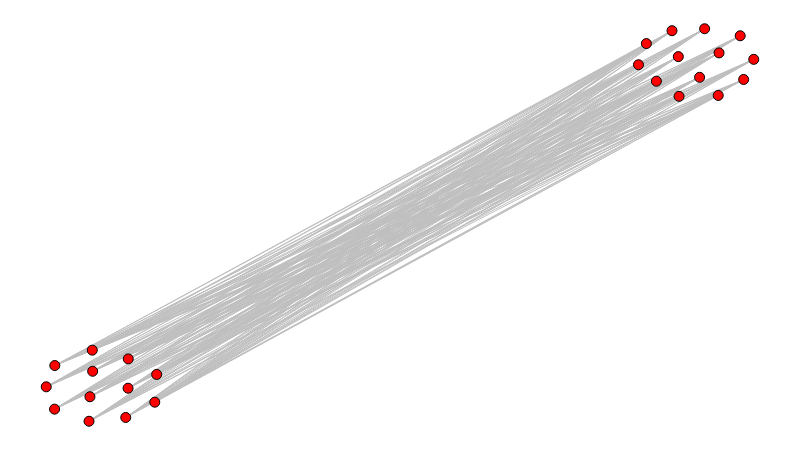

The cell this chart's notebook holds for it:
### Markdown cell above
Inversão da visualização:

### Code cell
def inver_show(g):
    cg = nx.complement(g)

    sn.reset_positions(cg)

    for n in g.nodes:
        g.nodes[n]['pos'] = cg.nodes[n]['pos']

    sn.show_graph(g)


inver_show(g)

### Figure 1 — Plotly figure (JSON) as saved in the notebook; plotly's stock layout.template omitted (floating-point values rounded to 4 significant figures; data arrays with more than 128 entries replaced by an {"elided": "..."} marker saying what was removed)
{"data": [{"hoverinfo": "none", "line": {"color": "rgb(191, 191, 191)", "width": 1}, "mode": "lines", "type": "scatter", "uid": "a2a0d9a0-d89d-11e8-875c-784f43a1779a", "x": {"elided": "468 float values"}, "y": {"elided": "468 float values"}}, {"hoverinfo": "none", "marker": {"color": "rgb(255, 0, 0)", "line": {"color": "rgb(0, 0, 0)", "width": 1}, "size": 10}, "mode": "markers+text", "text": [], "textfont": {"color": "rgb(255, 255, 255)"}, "textposition": "middle center", "type": "scatter", "uid": "a2a0dbb2-d89d-11e8-875c-784f43a1779a", "x": [0.9509, 0.1124, 1, 0.1534, 0.1156, 0.1159, 0.9808, 0.01211, 0.8371, 0.1561, 0.9858, 0.8934, 0.9306, 0, 0.06045, 0.06558, 0.06177, 0.8944, 0.9235, 0.8624, 0.9498, 0.8482, 0.01176, 0.06507, 0.8845], "y": [0.9385, 0.009619, 0.922, 0.04857, 0.08421, 0.1589, 0.9821, 0.142, 0.9083, 0.1193, 0.8708, 0.929, 1, 0.08771, 0, 0.1273, 0.06241, 0.8279, 0.8763, 0.8663, 0.8301, 0.9622, 0.03089, 0.1812, 0.995]}], "layout": {"height": 450, "margin": {"b": 0, "l": 0, "r": 0, "t": 0}, "showlegend": false, "width": 800, "xaxis": {"showgrid": false, "showticklabels": false, "zeroline": false}, "yaxis": {"showgrid": false, "showticklabels": false, "zeroline": false}}}
